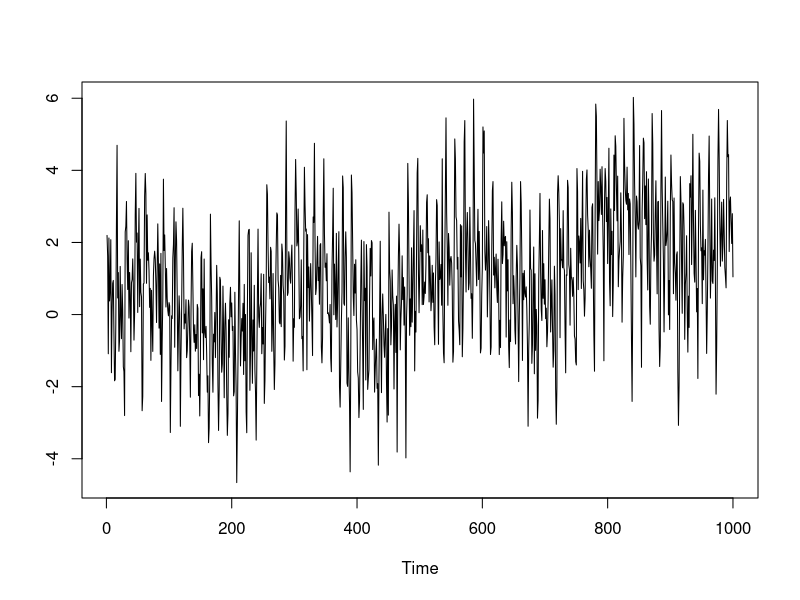

The R source for this figure: (Note: this script raises an error after producing the figure.)
# Example of estimating Mt
N <- 1000
t <- 1:N

# Begin with the time series
Mt <- (t/600)^2 + sin(2*pi*(4*t/1000))
Tt <- sin(2*pi*1*t/15) + sin(2*pi*2*t/15) + sin(2*pi*3*t/15)
Et <- rnorm(N)

Xt <- Mt + Tt + Et
plot(Xt, type = "l", xlab = "Time", ylab = "")

# Estimate the first component of Mt
W = 0.1
slepseq <- dpss(n=N,nw=N*W, k = floor(2*N*W))

# note that the odd-ordered slepian sequences sum to zero
vk <- slepseq$v
Uk <- colSums(vk)

plot(Uk, type = "l")
Sw <- sum(Uk^2)

# compute the eigencoefficients
yk <- colSums(Xt*vk)

# compute the mean estimate
mu <- sum(yk*Uk)/Sw
mean(Xt)-mu # decently close!

# Estimate the second component of Mt
vk <- slepseq$v
colSums(t(vk)%*%vk) == rowSums(t(vk)%*%vk) # demonstrating orthogonality: V^TV = I

# Define the Rj polynomials:
R <- dpssap(V = vk, maxdeg = 2)[[2]]
# Expansion onto Slepian basis:
Uk <- t(vk)%*%R
colSums(t(Uk)%*%Uk) == rowSums(t(Uk)%*%Uk) # demonstrating orthogonality: U^TU = I

# define the data block:
X <- matrix(nrow = dim(vk)[1], ncol = dim(vk)[2])
X[,1:200] = Xt

# corresponding eigencoefficients:
Y <- t(vk)%*%X
# separation into polynomial:
a <- t(Uk)%*%Y
r <- Y-Uk%*%a
Xhat <- vk%*%r+ R%*%a
Ra <- R%*%a

### Putting everything together
plot(Xt, type = 'l')
lines(x = 1:length(Xt), y =  rep(mu,length(Xt)), col = "red")
lines(x = 1:length(Xt), y = rowMeans(Ra), col = "blue")

